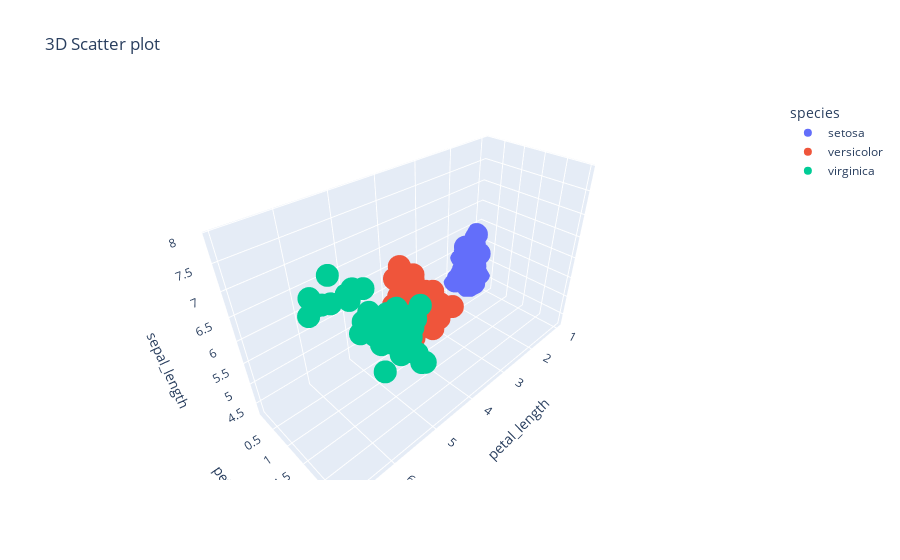

Notebook code for this chart:
### Markdown cell above
## 8.3d Scatter Plot
3D scatter plots are useful for visualizing relationships between three variables

### Code cell
fig8=px.scatter_3d(df,x='petal_length',y='petal_width',z='sepal_length', color='species',title='3D Scatter plot')
fig8.show()

### Figure 1 — Plotly figure (JSON) as saved in the notebook; plotly's stock layout.template omitted (floating-point values rounded to 4 significant figures)
{"data": [{"hovertemplate": "species=setosa<br>petal_length=%{x}<br>petal_width=%{y}<br>sepal_length=%{z}<extra></extra>", "legendgroup": "setosa", "marker": {"color": "#636efa", "symbol": "circle"}, "mode": "markers", "name": "setosa", "scene": "scene", "showlegend": true, "type": "scatter3d", "x": [1.4, 1.4, 1.3, 1.5, 1.4, 1.7, 1.4, 1.5, 1.4, 1.5, 1.5, 1.6, 1.4, 1.1, 1.2, 1.5, 1.3, 1.4, 1.7, 1.5, 1.7, 1.5, 1.0, 1.7, 1.9, 1.6, 1.6, 1.5, 1.4, 1.6, 1.6, 1.5, 1.5, 1.4, 1.5, 1.2, 1.3, 1.4, 1.3, 1.5, 1.3, 1.3, 1.3, 1.6, 1.9, 1.4, 1.6, 1.4, 1.5, 1.4], "y": [0.2, 0.2, 0.2, 0.2, 0.2, 0.4, 0.3, 0.2, 0.2, 0.1, 0.2, 0.2, 0.1, 0.1, 0.2, 0.4, 0.4, 0.3, 0.3, 0.3, 0.2, 0.4, 0.2, 0.5, 0.2, 0.2, 0.4, 0.2, 0.2, 0.2, 0.2, 0.4, 0.1, 0.2, 0.2, 0.2, 0.2, 0.1, 0.2, 0.2, 0.3, 0.3, 0.2, 0.6, 0.4, 0.3, 0.2, 0.2, 0.2, 0.2], "z": [5.1, 4.9, 4.7, 4.6, 5.0, 5.4, 4.6, 5.0, 4.4, 4.9, 5.4, 4.8, 4.8, 4.3, 5.8, 5.7, 5.4, 5.1, 5.7, 5.1, 5.4, 5.1, 4.6, 5.1, 4.8, 5.0, 5.0, 5.2, 5.2, 4.7, 4.8, 5.4, 5.2, 5.5, 4.9, 5.0, 5.5, 4.9, 4.4, 5.1, 5.0, 4.5, 4.4, 5.0, 5.1, 4.8, 5.1, 4.6, 5.3, 5.0]}, {"hovertemplate": "species=versicolor<br>petal_length=%{x}<br>petal_width=%{y}<br>sepal_length=%{z}<extra></extra>", "legendgroup": "versicolor", "marker": {"color": "#EF553B", "symbol": "circle"}, "mode": "markers", "name": "versicolor", "scene": "scene", "showlegend": true, "type": "scatter3d", "x": [4.7, 4.5, 4.9, 4.0, 4.6, 4.5, 4.7, 3.3, 4.6, 3.9, 3.5, 4.2, 4.0, 4.7, 3.6, 4.4, 4.5, 4.1, 4.5, 3.9, 4.8, 4.0, 4.9, 4.7, 4.3, 4.4, 4.8, 5.0, 4.5, 3.5, 3.8, 3.7, 3.9, 5.1, 4.5, 4.5, 4.7, 4.4, 4.1, 4.0, 4.4, 4.6, 4.0, 3.3, 4.2, 4.2, 4.2, 4.3, 3.0, 4.1], "y": [1.4, 1.5, 1.5, 1.3, 1.5, 1.3, 1.6, 1.0, 1.3, 1.4, 1.0, 1.5, 1.0, 1.4, 1.3, 1.4, 1.5, 1.0, 1.5, 1.1, 1.8, 1.3, 1.5, 1.2, 1.3, 1.4, 1.4, 1.7, 1.5, 1.0, 1.1, 1.0, 1.2, 1.6, 1.5, 1.6, 1.5, 1.3, 1.3, 1.3, 1.2, 1.4, 1.2, 1.0, 1.3, 1.2, 1.3, 1.3, 1.1, 1.3], "z": [7.0, 6.4, 6.9, 5.5, 6.5, 5.7, 6.3, 4.9, 6.6, 5.2, 5.0, 5.9, 6.0, 6.1, 5.6, 6.7, 5.6, 5.8, 6.2, 5.6, 5.9, 6.1, 6.3, 6.1, 6.4, 6.6, 6.8, 6.7, 6.0, 5.7, 5.5, 5.5, 5.8, 6.0, 5.4, 6.0, 6.7, 6.3, 5.6, 5.5, 5.5, 6.1, 5.8, 5.0, 5.6, 5.7, 5.7, 6.2, 5.1, 5.7]}, {"hovertemplate": "species=virginica<br>petal_length=%{x}<br>petal_width=%{y}<br>sepal_length=%{z}<extra></extra>", "legendgroup": "virginica", "marker": {"color": "#00cc96", "symbol": "circle"}, "mode": "markers", "name": "virginica", "scene": "scene", "showlegend": true, "type": "scatter3d", "x": [6.0, 5.1, 5.9, 5.6, 5.8, 6.6, 4.5, 6.3, 5.8, 6.1, 5.1, 5.3, 5.5, 5.0, 5.1, 5.3, 5.5, 6.7, 6.9, 5.0, 5.7, 4.9, 6.7, 4.9, 5.7, 6.0, 4.8, 4.9, 5.6, 5.8, 6.1, 6.4, 5.6, 5.1, 5.6, 6.1, 5.6, 5.5, 4.8, 5.4, 5.6, 5.1, 5.1, 5.9, 5.7, 5.2, 5.0, 5.2, 5.4, 5.1], "y": [2.5, 1.9, 2.1, 1.8, 2.2, 2.1, 1.7, 1.8, 1.8, 2.5, 2.0, 1.9, 2.1, 2.0, 2.4, 2.3, 1.8, 2.2, 2.3, 1.5, 2.3, 2.0, 2.0, 1.8, 2.1, 1.8, 1.8, 1.8, 2.1, 1.6, 1.9, 2.0, 2.2, 1.5, 1.4, 2.3, 2.4, 1.8, 1.8, 2.1, 2.4, 2.3, 1.9, 2.3, 2.5, 2.3, 1.9, 2.0, 2.3, 1.8], "z": [6.3, 5.8, 7.1, 6.3, 6.5, 7.6, 4.9, 7.3, 6.7, 7.2, 6.5, 6.4, 6.8, 5.7, 5.8, 6.4, 6.5, 7.7, 7.7, 6.0, 6.9, 5.6, 7.7, 6.3, 6.7, 7.2, 6.2, 6.1, 6.4, 7.2, 7.4, 7.9, 6.4, 6.3, 6.1, 7.7, 6.3, 6.4, 6.0, 6.9, 6.7, 6.9, 5.8, 6.8, 6.7, 6.7, 6.3, 6.5, 6.2, 5.9]}], "layout": {"legend": {"title": {"text": "species"}, "tracegroupgap": 0}, "scene": {"domain": {"x": [0, 1], "y": [0, 1]}, "xaxis": {"title": {"text": "petal_length"}}, "yaxis": {"title": {"text": "petal_width"}}, "zaxis": {"title": {"text": "sepal_length"}}}, "title": {"text": "3D Scatter plot"}}}
